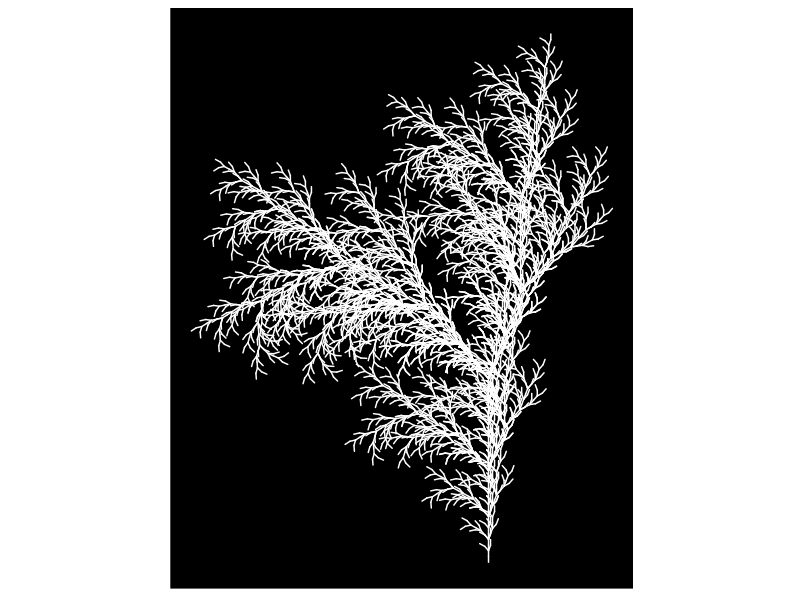

Recreate this plot in R.
library(gsubfn)
library(stringr)
library(dplyr)
library(ggplot2)

#default rules
#rules=list("F"="FF-[-F+F+F]+[+F-F-F]")

#Plant TLL
axiom="F"
rules=list("F"="FF+[-F+F]-[-F-F]")
angle=30.5
depth=5.75

#Plant TML
axiom="F"
rules=list("F"="FF-[-F-F]+[+F+F]")
angle=20.5
depth=5.75

#Plant TMR
axiom="F"
rules=list("F"="FF+[+F+F]-[-FF-F]")
angle=20.5
depth=5.75


#Plant TRR2
axiom="F"
rules=list("F"="FF+[+F+F]-[-F+F]")
angle=20.5
depth=5.75

for (i in 1:depth) axiom=gsubfn(".", rules, axiom)

actions=str_extract_all(axiom, "\\d*\\+|\\d*\\-|F|L|R|\\[|\\]|\\|") %>% unlist

status=data.frame(x=numeric(0), y=numeric(0), alfa=numeric(0))
points=data.frame(x1 = 0, y1 = 0, x2 = NA, y2 = NA, alfa=90, depth=1)


for (action in actions) 
{
  if (action=="F")
  {
    x=points[1, "x1"]+cos(points[1, "alfa"]*(pi/180))
    y=points[1, "y1"]+sin(points[1, "alfa"]*(pi/180))
    points[1,"x2"]=x
    points[1,"y2"]=y
    data.frame(x1 = x, y1 = y, x2 = NA, y2 = NA, 
               alfa=points[1, "alfa"],
               depth=points[1,"depth"]) %>% rbind(points)->points
  }
  if (action %in% c("+", "-")){
    alfa=points[1, "alfa"]
    points[1, "alfa"]=eval(parse(text=paste0("alfa",action, angle)))
  }
  if(action=="["){ 
    data.frame(x=points[1, "x1"], y=points[1, "y1"], alfa=points[1, "alfa"]) %>% 
      rbind(status) -> status
    points[1, "depth"]=points[1, "depth"]+1
  }
  
  if(action=="]"){ 
    depth=points[1, "depth"]
    points[-1,]->points
    data.frame(x1=status[1, "x"], y1=status[1, "y"], x2=NA, y2=NA, 
               alfa=status[1, "alfa"],
               depth=depth-1) %>% 
      rbind(points) -> points
    status[-1,]->status
  }
}


ggplot() + 
  geom_segment(aes(x = x1, y = y1, xend = x2, yend = y2), 
               lineend = "round", 
               colour="white",
               data=na.omit(points)) + 
  coord_fixed(ratio = 1) +
  theme(legend.position="none",
        panel.background = element_rect(fill="black"),
        panel.grid=element_blank(),
        axis.ticks=element_blank(),
        axis.title=element_blank(),
        axis.text=element_blank())
